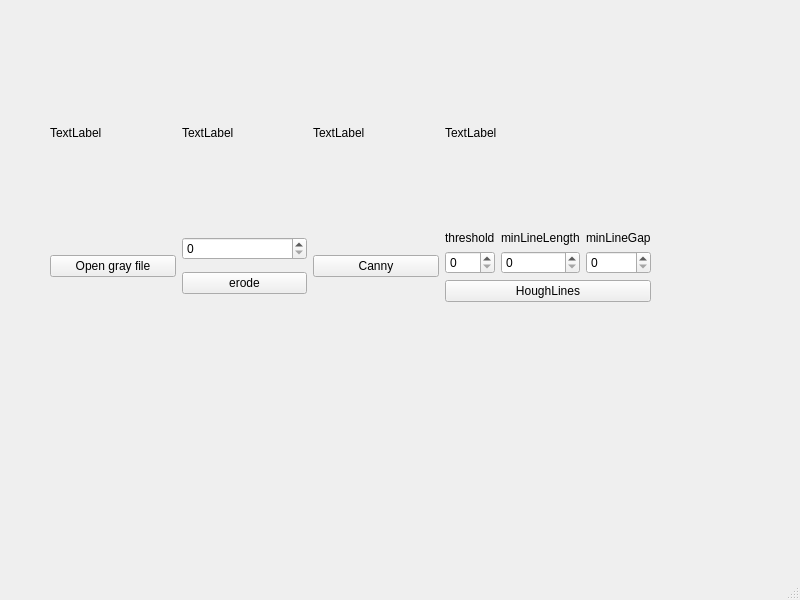
<?xml version="1.0" encoding="UTF-8"?>
<ui version="4.0">
 <class>MainWindow</class>
 <widget class="QMainWindow" name="MainWindow">
  <property name="geometry">
   <rect>
    <x>0</x>
    <y>0</y>
    <width>800</width>
    <height>600</height>
   </rect>
  </property>
  <property name="windowTitle">
   <string>MainWindow</string>
  </property>
  <widget class="QWidget" name="centralwidget">
   <widget class="QWidget" name="">
    <property name="geometry">
     <rect>
      <x>50</x>
      <y>41</y>
      <width>601</width>
      <height>261</height>
     </rect>
    </property>
    <layout class="QGridLayout" name="gridLayout_2">
     <item row="0" column="0">
      <widget class="QLabel" name="label">
       <property name="text">
        <string>TextLabel</string>
       </property>
      </widget>
     </item>
     <item row="0" column="1">
      <widget class="QLabel" name="label_2">
       <property name="text">
        <string>TextLabel</string>
       </property>
      </widget>
     </item>
     <item row="0" column="2">
      <widget class="QLabel" name="label_3">
       <property name="text">
        <string>TextLabel</string>
       </property>
      </widget>
     </item>
     <item row="0" column="3">
      <widget class="QLabel" name="label_4">
       <property name="text">
        <string>TextLabel</string>
       </property>
      </widget>
     </item>
     <item row="1" column="0">
      <widget class="QPushButton" name="pushButton_openfile">
       <property name="text">
        <string>Open gray file</string>
       </property>
      </widget>
     </item>
     <item row="1" column="1">
      <layout class="QVBoxLayout" name="verticalLayout">
       <item>
        <widget class="QSpinBox" name="spinBox_erode"/>
       </item>
       <item>
        <widget class="QPushButton" name="pushButton_erode">
         <property name="text">
          <string>erode</string>
         </property>
        </widget>
       </item>
      </layout>
     </item>
     <item row="1" column="2">
      <widget class="QPushButton" name="pushButton_canny">
       <property name="text">
        <string>Canny</string>
       </property>
      </widget>
     </item>
     <item row="1" column="3">
      <layout class="QVBoxLayout" name="verticalLayout_2">
       <item>
        <layout class="QGridLayout" name="gridLayout">
         <item row="0" column="0">
          <widget class="QLabel" name="label_5">
           <property name="text">
            <string>threshold</string>
           </property>
          </widget>
         </item>
         <item row="0" column="1">
          <widget class="QLabel" name="label_6">
           <property name="text">
            <string>minLineLength</string>
           </property>
          </widget>
         </item>
         <item row="0" column="2">
          <widget class="QLabel" name="label_7">
           <property name="text">
            <string>minLineGap</string>
           </property>
          </widget>
         </item>
         <item row="1" column="0">
          <widget class="QSpinBox" name="spinBox_hl_threshold"/>
         </item>
         <item row="1" column="1">
          <widget class="QSpinBox" name="spinBox_hl_minLineLength"/>
         </item>
         <item row="1" column="2">
          <widget class="QSpinBox" name="spinBox_hl_minLineGap"/>
         </item>
        </layout>
       </item>
       <item>
        <widget class="QPushButton" name="pushButton_hl">
         <property name="text">
          <string>HoughLines</string>
         </property>
        </widget>
       </item>
      </layout>
     </item>
    </layout>
   </widget>
  </widget>
  <widget class="QMenuBar" name="menubar">
   <property name="geometry">
    <rect>
     <x>0</x>
     <y>0</y>
     <width>800</width>
     <height>17</height>
    </rect>
   </property>
  </widget>
  <widget class="QStatusBar" name="statusbar"/>
 </widget>
 <resources/>
 <connections/>
</ui>
